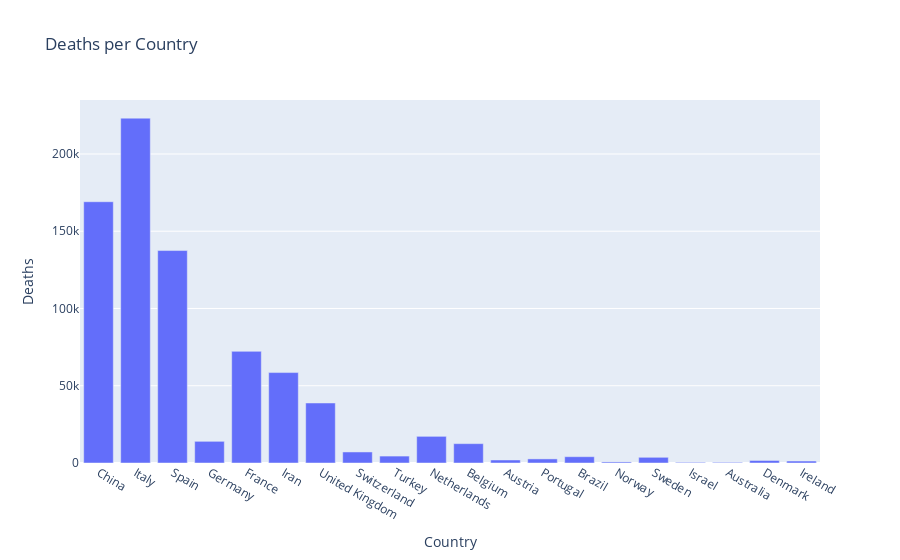

Notebook source saved alongside this figure:
### Code cell
px.bar(covid_per_country[:20], x = 'Country', y='Deaths', title='Deaths per Country')

### Figure 1 — Plotly figure (JSON) as saved in the notebook; plotly's stock layout.template omitted (floating-point values rounded to 4 significant figures)
{"data": [{"alignmentgroup": "True", "hoverlabel": {"namelength": 0}, "hovertemplate": "Country=%{x}<br>Deaths=%{y}", "legendgroup": "", "marker": {"color": "#636efa"}, "name": "", "offsetgroup": "", "orientation": "v", "showlegend": false, "textposition": "auto", "type": "bar", "x": ["China", "Italy", "Spain", "Germany", "France", "Iran", "United Kingdom", "Switzerland", "Turkey", "Netherlands", "Belgium", "Austria", "Portugal", "Brazil", "Norway", "Sweden", "Israel", "Australia", "Denmark", "Ireland"], "xaxis": "x", "y": [169091, 223179, 137486, 14032, 72246, 58527, 38835, 7148, 4483, 17252, 12524, 1951, 2651, 4080, 685, 3692, 411, 412, 1638, 1278], "yaxis": "y"}], "layout": {"autosize": true, "barmode": "relative", "legend": {"tracegroupgap": 0}, "title": {"text": "Deaths per Country"}, "xaxis": {"anchor": "y", "autorange": true, "domain": [0, 1], "range": [-0.5, 19.5], "title": {"text": "Country"}, "type": "category"}, "yaxis": {"anchor": "x", "autorange": true, "domain": [0, 1], "range": [0, 234900.0], "title": {"text": "Deaths"}, "type": "linear"}}}
